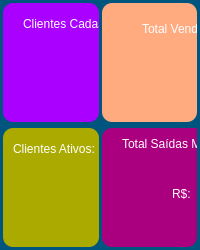
                              <widget class="QFrame" name="frame_44">
                               <property name="styleSheet">
                                <string notr="true">background-color: rgb(0, 85, 127);</string>
                               </property>
                               <property name="frameShape">
                                <enum>QFrame::NoFrame</enum>
                               </property>
                               <property name="frameShadow">
                                <enum>QFrame::Raised</enum>
                               </property>
                               <layout class="QVBoxLayout" name="verticalLayout_16">
                                <property name="spacing">
                                 <number>0</number>
                                </property>
                                <property name="leftMargin">
                                 <number>0</number>
                                </property>
                                <property name="topMargin">
                                 <number>0</number>
                                </property>
                                <property name="rightMargin">
                                 <number>0</number>
                                </property>
                                <property name="bottomMargin">
                                 <number>0</number>
                                </property>
                                <item>
                                 <widget class="QFrame" name="frame_47">
                                  <property name="minimumSize">
                                   <size>
                                    <width>0</width>
                                    <height>250</height>
                                   </size>
                                  </property>
                                  <property name="frameShape">
                                   <enum>QFrame::NoFrame</enum>
                                  </property>
                                  <property name="frameShadow">
                                   <enum>QFrame::Raised</enum>
                                  </property>
                                  <layout class="QHBoxLayout" name="horizontalLayout_21">
                                   <property name="spacing">
                                    <number>3</number>
                                   </property>
                                   <property name="leftMargin">
                                    <number>3</number>
                                   </property>
                                   <property name="topMargin">
                                    <number>3</number>
                                   </property>
                                   <property name="rightMargin">
                                    <number>3</number>
                                   </property>
                                   <property name="bottomMargin">
                                    <number>3</number>
                                   </property>
                                   <item>
                                    <widget class="QFrame" name="frame_51">
                                     <property name="frameShape">
                                      <enum>QFrame::NoFrame</enum>
                                     </property>
                                     <property name="frameShadow">
                                      <enum>QFrame::Raised</enum>
                                     </property>
                                     <layout class="QVBoxLayout" name="verticalLayout_18">
                                      <property name="leftMargin">
                                       <number>0</number>
                                      </property>
                                      <property name="topMargin">
                                       <number>0</number>
                                      </property>
                                      <property name="rightMargin">
                                       <number>0</number>
                                      </property>
                                      <property name="bottomMargin">
                                       <number>0</number>
                                      </property>
                                      <item>
                                       <widget class="QFrame" name="frame_59">
                                        <property name="styleSheet">
                                         <string notr="true">background-color: rgb(170, 0, 255);
border-radius: 10px;</string>
                                        </property>
                                        <property name="frameShape">
                                         <enum>QFrame::StyledPanel</enum>
                                        </property>
                                        <property name="frameShadow">
                                         <enum>QFrame::Raised</enum>
                                        </property>
                                        <widget class="QLabel" name="label_19">
                                         <property name="geometry">
                                          <rect>
                                           <x>20</x>
                                           <y>10</y>
                                           <width>171</width>
                                           <height>21</height>
                                          </rect>
                                         </property>
                                         <property name="styleSheet">
                                          <string notr="true">color: rgb(255, 255, 255);
font: 87 12pt &quot;Segoe UI Black&quot;;</string>
                                         </property>
                                         <property name="text">
                                          <string>Clientes Cadastrados:</string>
                                         </property>
                                        </widget>
                                        <widget class="QLabel" name="label_20">
                                         <property name="geometry">
                                          <rect>
                                           <x>100</x>
                                           <y>40</y>
                                           <width>111</width>
                                           <height>31</height>
                                          </rect>
                                         </property>
                                         <property name="styleSheet">
                                          <string notr="true">font: 87 12pt &quot;Segoe UI Black&quot;;
color: rgb(255, 255, 255);</string>
                                         </property>
                                         <property name="text">
                                          <string>100</string>
                                         </property>
                                        </widget>
                                       </widget>
                                      </item>
                                      <item>
                                       <widget class="QFrame" name="frame_58">
                                        <property name="styleSheet">
                                         <string notr="true">background-color: rgb(170, 170, 0);
border-radius: 10px;</string>
                                        </property>
                                        <property name="frameShape">
                                         <enum>QFrame::StyledPanel</enum>
                                        </property>
                                        <property name="frameShadow">
                                         <enum>QFrame::Raised</enum>
                                        </property>
                                        <widget class="QLabel" name="label_32">
                                         <property name="geometry">
                                          <rect>
                                           <x>10</x>
                                           <y>10</y>
                                           <width>171</width>
                                           <height>21</height>
                                          </rect>
                                         </property>
                                         <property name="styleSheet">
                                          <string notr="true">color: rgb(255, 255, 255);
font: 87 12pt &quot;Segoe UI Black&quot;;</string>
                                         </property>
                                         <property name="text">
                                          <string>Clientes Ativos:</string>
                                         </property>
                                        </widget>
                                        <widget class="QLabel" name="label_33">
                                         <property name="geometry">
                                          <rect>
                                           <x>100</x>
                                           <y>50</y>
                                           <width>111</width>
                                           <height>31</height>
                                          </rect>
                                         </property>
                                         <property name="styleSheet">
                                          <string notr="true">font: 87 12pt &quot;Segoe UI Black&quot;;
color: rgb(255, 255, 255);</string>
                                         </property>
                                         <property name="text">
                                          <string>95</string>
                                         </property>
                                        </widget>
                                       </widget>
                                      </item>
                                     </layout>
                                    </widget>
                                   </item>
                                   <item>
                                    <widget class="QFrame" name="frame_52">
                                     <property name="frameShape">
                                      <enum>QFrame::NoFrame</enum>
                                     </property>
                                     <property name="frameShadow">
                                      <enum>QFrame::Raised</enum>
                                     </property>
                                     <layout class="QVBoxLayout" name="verticalLayout_19">
                                      <property name="leftMargin">
                                       <number>0</number>
                                      </property>
                                      <property name="topMargin">
                                       <number>0</number>
                                      </property>
                                      <property name="rightMargin">
                                       <number>0</number>
                                      </property>
                                      <property name="bottomMargin">
                                       <number>0</number>
                                      </property>
                                      <item>
                                       <widget class="QFrame" name="frame_61">
                                        <property name="styleSheet">
                                         <string notr="true">background-color: rgb(255, 170, 127);
border-radius: 10px;</string>
                                        </property>
                                        <property name="frameShape">
                                         <enum>QFrame::StyledPanel</enum>
                                        </property>
                                        <property name="frameShadow">
                                         <enum>QFrame::Raised</enum>
                                        </property>
                                        <widget class="QLabel" name="label_21">
                                         <property name="geometry">
                                          <rect>
                                           <x>40</x>
                                           <y>10</y>
                                           <width>161</width>
                                           <height>31</height>
                                          </rect>
                                         </property>
                                         <property name="styleSheet">
                                          <string notr="true">font: 87 12pt &quot;Segoe UI Black&quot;;
color: rgb(255, 255, 255);</string>
                                         </property>
                                         <property name="text">
                                          <string>Total Vendas Mês:</string>
                                         </property>
                                        </widget>
                                        <widget class="QLabel" name="label_22">
                                         <property name="geometry">
                                          <rect>
                                           <x>100</x>
                                           <y>40</y>
                                           <width>31</width>
                                           <height>31</height>
                                          </rect>
                                         </property>
                                         <property name="styleSheet">
                                          <string notr="true">font: 87 12pt &quot;Segoe UI Black&quot;;
color: rgb(255, 255, 255);</string>
                                         </property>
                                         <property name="text">
                                          <string>R$:</string>
                                         </property>
                                        </widget>
                                        <widget class="QLabel" name="label_24">
                                         <property name="geometry">
                                          <rect>
                                           <x>140</x>
                                           <y>40</y>
                                           <width>111</width>
                                           <height>31</height>
                                          </rect>
                                         </property>
                                         <property name="styleSheet">
                                          <string notr="true">font: 87 12pt &quot;Segoe UI Black&quot;;
color: rgb(255, 255, 255);</string>
                                         </property>
                                         <property name="text">
                                          <string>15.870,00</string>
                                         </property>
                                        </widget>
                                       </widget>
                                      </item>
                                      <item>
                                       <widget class="QFrame" name="frame_60">
                                        <property name="styleSheet">
                                         <string notr="true">background-color: rgb(170, 0, 127);
border-radius: 10px;</string>
                                        </property>
                                        <property name="frameShape">
                                         <enum>QFrame::StyledPanel</enum>
                                        </property>
                                        <property name="frameShadow">
                                         <enum>QFrame::Raised</enum>
                                        </property>
                                        <widget class="QLabel" name="label_28">
                                         <property name="geometry">
                                          <rect>
                                           <x>20</x>
                                           <y>0</y>
                                           <width>161</width>
                                           <height>31</height>
                                          </rect>
                                         </property>
                                         <property name="styleSheet">
                                          <string notr="true">font: 87 12pt &quot;Segoe UI Black&quot;;
color: rgb(255, 255, 255);</string>
                                         </property>
                                         <property name="text">
                                          <string>Total Saídas Mês:</string>
                                         </property>
                                        </widget>
                                        <widget class="QLabel" name="label_29">
                                         <property name="geometry">
                                          <rect>
                                           <x>70</x>
                                           <y>50</y>
                                           <width>31</width>
                                           <height>31</height>
                                          </rect>
                                         </property>
                                         <property name="styleSheet">
                                          <string notr="true">font: 87 12pt &quot;Segoe UI Black&quot;;
color: rgb(255, 255, 255);</string>
                                         </property>
                                         <property name="text">
                                          <string>R$:</string>
                                         </property>
                                        </widget>
                                        <widget class="QLabel" name="label_30">
                                         <property name="geometry">
                                          <rect>
                                           <x>120</x>
                                           <y>50</y>
                                           <width>111</width>
                                           <height>31</height>
                                          </rect>
                                         </property>
                                         <property name="styleSheet">
                                          <string notr="true">font: 87 12pt &quot;Segoe UI Black&quot;;
color: rgb(255, 255, 255);</string>
                                         </property>
                                         <property name="text">
                                          <string>5.870,00</string>
                                         </property>
                                        </widget>
                                       </widget>
                                      </item>
                                     </layout>
                                    </widget>
                                   </item>
                                  </layout>
                                 </widget>
                                </item>
                                <item>
                                 <widget class="QFrame" name="frame_48">
                                  <property name="frameShape">
                                   <enum>QFrame::StyledPanel</enum>
                                  </property>
                                  <property name="frameShadow">
                                   <enum>QFrame::Raised</enum>
                                  </property>
                                 </widget>
                                </item>
                               </layout>
                              </widget>
